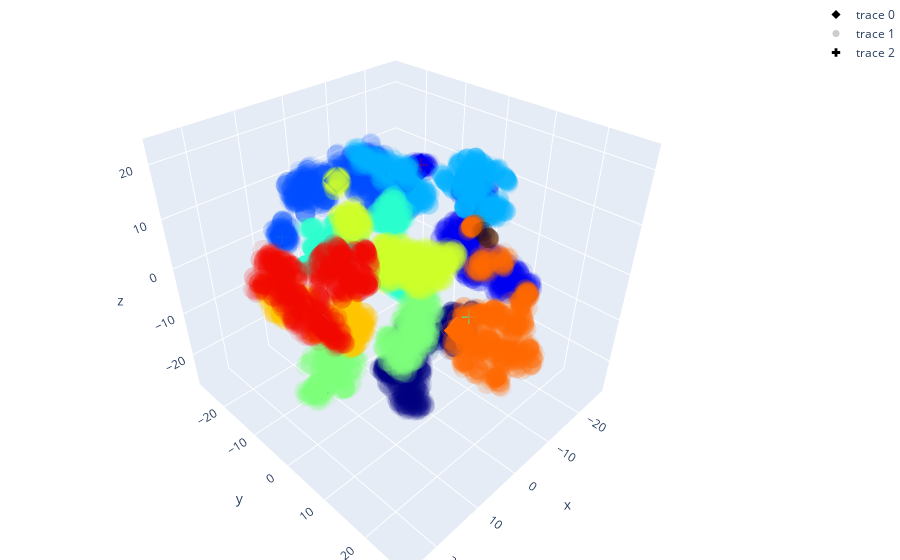

The code cell stored with this chart in its notebook:
### Code cell
max_len = max(len(standardSets), len(unique_labels))
colors = plt.cm.jet(np.linspace(0, 1, max_len))

if len(medoidSets) > 0 and CAN_BE_ORDERED:
    print("medoids added to plots and reordered")
    color_map = dict(zip(range(max_len), colors[unique_labels_reordered])) 
else:
    color_map = dict(zip(range(max_len), colors))   # 0=red, 1=blue, 2=green, 3=yellow, 4=purple, 5=lightblue, 6=lightgreen, 7=lightyellow, 8=lightpurple
    
marker_colors = [color_map[label] if label > -1 else np.array([0,0,0,1]) for label in labels_HDBSCAN]
marker_colors_medoids = [color_map[label] if label > -1 else np.array([0,0,0,1]) for label in unique_labels]


# Create a trace for each type (centroids data)
traceStandard = go.Scatter3d(
    x=completeSetTSNE[len(actualSets):,0],
    y=completeSetTSNE[len(actualSets):,1],
    z=completeSetTSNE[len(actualSets):,2],
    mode='markers',
    marker=dict(
        size=7,
        color=colors,                # set color to an array/list of desired values
        opacity=1,
        symbol='diamond'
    )
)

if len(medoidSets) > 0:
    medoidsElements = completeSetTSNE[medoidsIndices]
    traceMedoids = go.Scatter3d(
        x=medoidsElements[:,0],
        y=medoidsElements[:,1],
        z=medoidsElements[:,2],
        mode='markers',
        marker=dict(
            size=7,
            color=marker_colors_medoids,                # set color to an array/list of desired values
            opacity=1,
            symbol='cross'
        )
    )

# Create a trace for each type (centroids data)
traceActual = go.Scatter3d(
    x=completeSetTSNE[:len(actualSets),0],
    y=completeSetTSNE[:len(actualSets),1],
    z=completeSetTSNE[:len(actualSets),2],
    mode='markers',
    marker=dict(
        size=7,
        color=marker_colors,                # set color to an array/list of desired values
        opacity=0.1,
        symbol='circle'
    )
)

# Plot
if len(medoidSets) > 0:
    data = [traceStandard, traceActual, traceMedoids]
else:
    data = [traceStandard, traceActual]

layout = go.Layout(
    margin=dict(
        l=0,
        r=0,
        b=0,
        t=0
    )
)

fig = go.Figure(data=data, layout=layout)
fig.show()

### Figure 1 — Plotly figure (JSON) as saved in the notebook; plotly's stock layout.template omitted (floating-point values rounded to 4 significant figures; data arrays with more than 128 entries replaced by an {"elided": "..."} marker saying what was removed)
{"data": [{"marker": {"color": [[0, 0, 0.5, 1], [0, 0, 0.9456, 1], [0, 0.3, 1, 1], [0, 0.6922, 1, 1], [0.1613, 1, 0.8065, 1], [0.4902, 1, 0.4775, 1], [0.8065, 1, 0.1613, 1], [1, 0.7705, 0, 1], [1, 0.4074, 0, 1], [0.9456, 0.02977, 0, 1], [0.5, 0, 0, 1]], "opacity": 1, "size": 7, "symbol": "diamond"}, "mode": "markers", "type": "scatter3d", "x": [-1.119, -18.37, 7.412, -9.198, -11.79, 19.35, -5.5, 0.08295, -0.4685, 22.16], "y": [-2.627, -11.67, -22.51, -6.448, -7.629, -0.211, -21.5, -13.6, 13.96, 7.188], "z": [-25.19, 10.09, 1.254, 12.23, -10.62, -15.06, 8.326, -18.55, -4.88, 4.967]}, {"marker": {"color": {"elided": "10000x4 float values"}, "opacity": 0.1, "size": 7, "symbol": "circle"}, "mode": "markers", "type": "scatter3d", "x": {"elided": "10000 float values"}, "y": {"elided": "10000 float values"}, "z": {"elided": "10000 float values"}}, {"marker": {"color": [[0, 0, 0, 1], [0.8065, 1, 0.1613, 1], [0.9456, 0.02977, 0, 1], [0, 0, 0.9456, 1], [0.4902, 1, 0.4775, 1], [0, 0.3, 1, 1], [1, 0.7705, 0, 1], [0, 0, 0.5, 1], [0.1613, 1, 0.8065, 1], [1, 0.4074, 0, 1], [0, 0.6922, 1, 1]], "opacity": 1, "size": 7, "symbol": "cross"}, "mode": "markers", "type": "scatter3d", "x": [-6.052, 22.2, -18.28, 17.95, 7.769, 0.6738, -1.797, -12.99, -1.665, -7.218], "y": [-22.15, 7.053, -11.75, -0.3114, -22.21, -12.87, -3.807, -7.509, 15.23, -9.7], "z": [8.142, 4.968, 10.47, -16.37, 1.127, -17.63, -25.33, -11.68, -2.035, 14.02]}], "layout": {"margin": {"b": 0, "l": 0, "r": 0, "t": 0}}}
